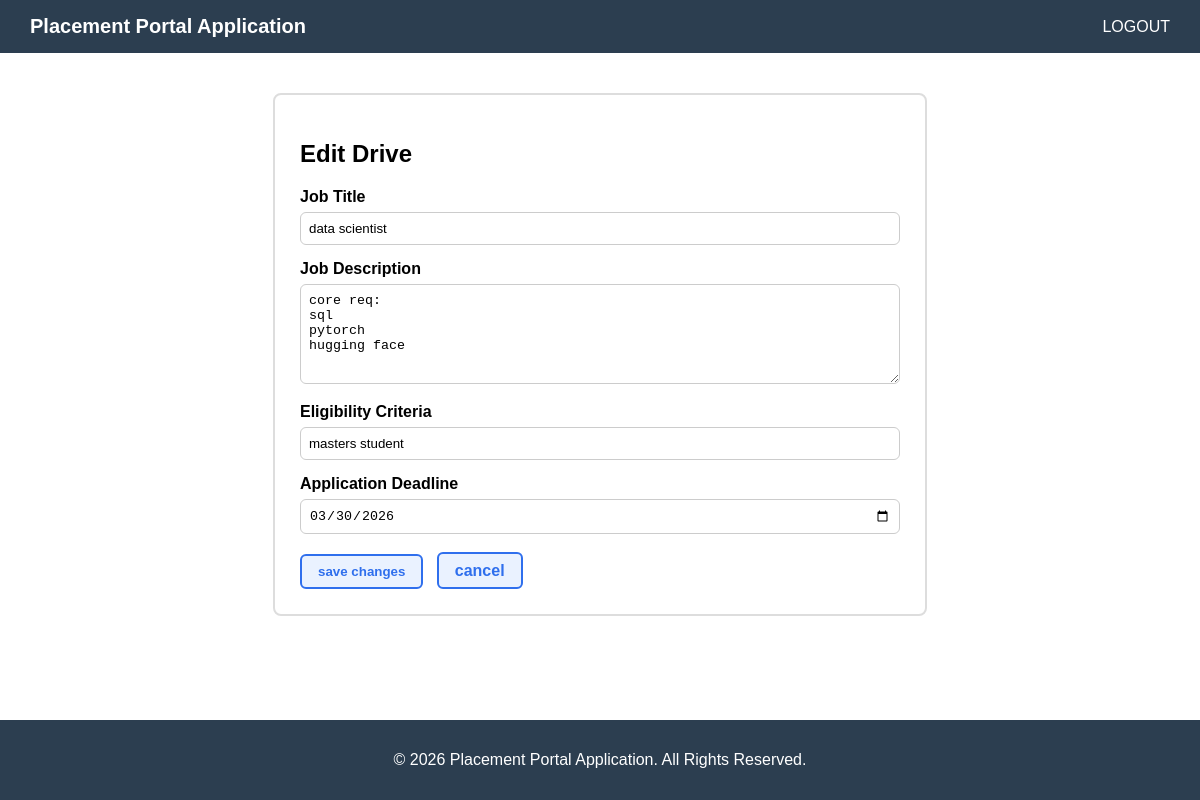
Screenshot of /company_dashboard/edit_drive/1 (signed in) with the database file from the repository.
### app.py (models this page shows)
class Placement_Drive(db.Model):
    __tablename__ = "placement_drive"
    id = db.Column(db.Integer, primary_key=True)
    date_posted = db.Column(db.DateTime, default=datetime.utcnow, nullable=False)
    status = db.Column(db.String(50), nullable=False, default="Pending")
    verified = db.Column(db.String(50), nullable = False, default="In Review")
    job_title = db.Column(db.String(50), nullable=False)
    job_description = db.Column(db.String(500), nullable=False)
    eligibility_criteria = db.Column(db.String(500), nullable=False)
    application_deadline = db.Column(db.DateTime, nullable=False)
    company_id = db.Column(
        db.Integer, db.ForeignKey("company.id", ondelete="CASCADE"),
        nullable=False, index=True
    )
    company = db.relationship("Company", back_populates="drives")
    applications = db.relationship(
        "Application",
        back_populates="drive",
        cascade="all, delete-orphan"
    )

### app.py (the view, shortened to what this page needs)
@app.route('/company_dashboard/edit_drive/<int:drive_id>', methods=["GET", "POST"])
def edit_drive(drive_id):
    user_id = session.get('id')
    if not user_id:
        return redirect(url_for('login'))
    drive = Placement_Drive.query.filter_by(id = drive_id).first()
    return render_template("edit_drive.html", drive=drive)

### templates/edit_drive.html (shortened to what this page needs)
{% extends "base.html" %}
{% block content %}
<div class="form-container">
  <h2>Edit Drive</h2>
  <form method="POST">
    <label>Job Title</label>
    <input type="text" name="job_title" value="{{ drive.job_title }}" required>
    <label>Job Description</label>
    <textarea name="job_description" required>{{ drive.job_description }}</textarea>
    <label>Eligibility Criteria</label>
    <input type="text" name="eligibility_criteria" value="{{ drive.eligibility_criteria }}" required>
    <label>Application Deadline</label>
    <input type="date" name="application_deadline" value="{{ drive.application_deadline.strftime('%Y-%m-%d') }}" required>
    <br>
    <button type="submit" class="btn">save changes</button>
    <a href="{{ url_for('company_dashboard') }}" class="btn">cancel</a>
  </form>
</div>
{% endblock %}

### templates/base.html (style rules this page uses)
body { margin: 0; font-family: Arial, sans-serif; }

### templates/edit_drive.html (style rules this page uses)
.form-container { max-width: 600px; margin: 40px auto; background: white; padding: 25px; border: 2px solid #ddd; border-radius: 8px; }
h2 { margin-bottom: 20px; }
label { display: block; margin-top: 15px; font-weight: bold; }
input, textarea { width: 100%; padding: 8px; margin-top: 6px; border: 1px solid #ccc; border-radius: 6px; box-sizing: border-box; }
textarea { height: 100px; }
.btn { margin-top: 20px; padding: 8px 16px; border-radius: 6px; border: 2px solid #2f6fed; background: #eaf2ff; color: #2f6fed; font-weight: bold; cursor: pointer; text-decoration: none; }

### rows the page displays
Placement_Drive: job_title "data scientist", job_description "core req: sql pytorch hugging face", eligibility_criteria "masters student", application_deadline "03/30/2026"
